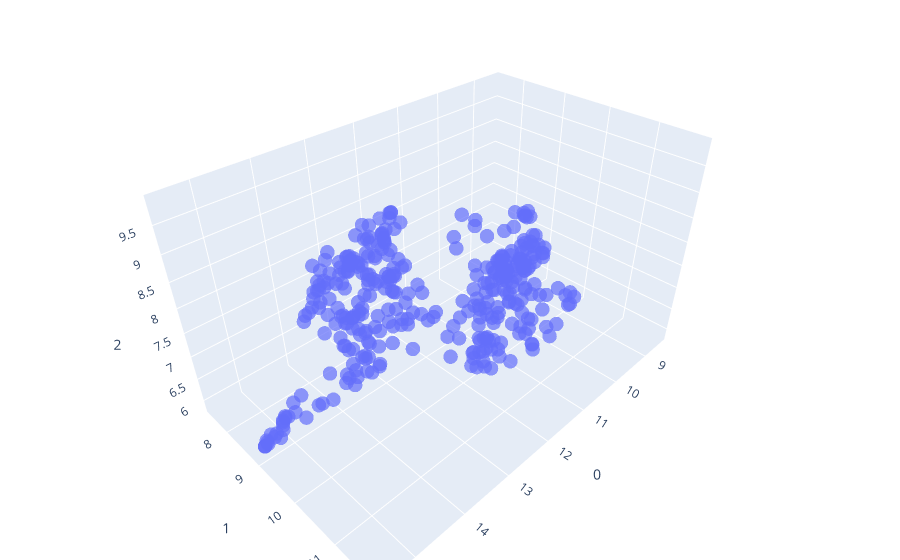

Notebook source saved alongside this figure:
### Code cell
import plotly.express as px

nr_components = 3

umap = UMAP(n_components=nr_components, random_state=42, verbose=True)
u = umap.fit_transform(X_audio)
proj_3d_df = pd.DataFrame(u, columns=[str(i) for i in range(nr_components)])
proj_3d_df['track_name'] = df_aux['name']

fig = px.scatter_3d(proj_3d_df, x='0', y='1', z='2', opacity=0.7, hover_name='track_name', size_max=3)
# fig['layout'].update(width=800, height=800, autosize=False)
fig.for_each_trace(lambda t: t.update({"marker":{"size":5}}))
# tight layout
fig.update_layout(margin=dict(l=0, r=0, b=0, t=0))
fig.show()

### Figure 1 — Plotly figure (JSON) as saved in the notebook; plotly's stock layout.template omitted (floating-point values rounded to 4 significant figures; data arrays with more than 128 entries replaced by an {"elided": "..."} marker saying what was removed)
{"data": [{"hovertemplate": "<b>%{hovertext}</b><br><br>0=%{x}<br>1=%{y}<br>2=%{z}<extra></extra>", "hovertext": {"elided": "356 str values"}, "legendgroup": "", "marker": {"color": "#636efa", "opacity": 0.7, "size": 5, "symbol": "circle"}, "mode": "markers", "name": "", "scene": "scene", "showlegend": false, "type": "scatter3d", "x": {"elided": "356 float values"}, "y": {"elided": "356 float values"}, "z": {"elided": "356 float values"}}], "layout": {"legend": {"tracegroupgap": 0}, "margin": {"b": 0, "l": 0, "r": 0, "t": 0}, "scene": {"domain": {"x": [0, 1], "y": [0, 1]}, "xaxis": {"title": {"text": "0"}}, "yaxis": {"title": {"text": "1"}}, "zaxis": {"title": {"text": "2"}}}}}
